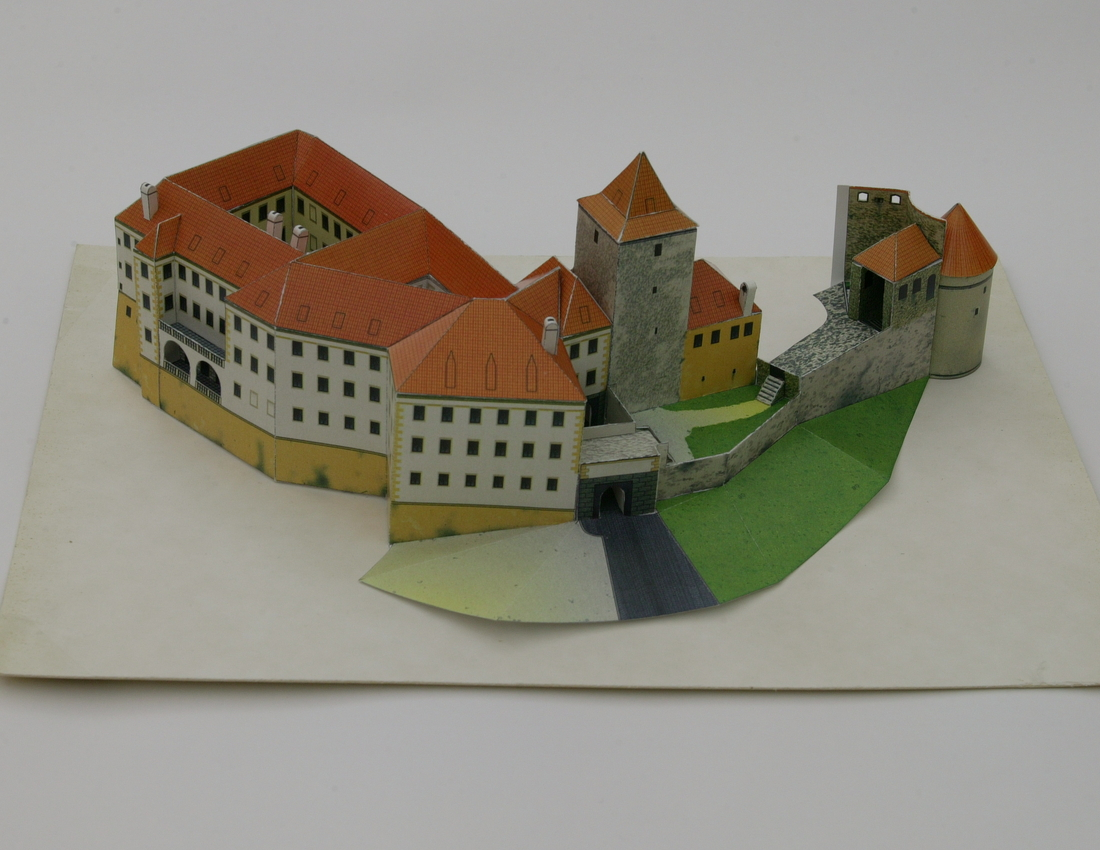
#> input picture 09_metric_reconstruction/daliborka_01.jpg, 1100 x 850 px
$ python hw09a.py
#> lines starting #> are read from the running program, lines starting #| are printed output that depends on the picture
### 09_metric_reconstruction/lib.py
import numpy as np
import itertools
import scipy
import scipy.linalg
import math
import matplotlib.pyplot as plt
import scipy.io as sio

from numpy.linalg import norm, inv


# [16 lines left out: function p3p_polynom, not called in this run]


def u2F_polynom(G1, G2):
    a3 = np.linalg.det(G2)

    a2 = (G2[1, 0] * G2[2, 1] * G1[0, 2]
          - G2[1, 0] * G2[0, 1] * G1[2, 2]
          + G2[0, 0] * G2[1, 1] * G1[2, 2]
          + G2[2, 0] * G1[0, 1] * G2[1, 2]
          + G2[2, 0] * G2[0, 1] * G1[1, 2]
          - G2[0, 0] * G1[2, 1] * G2[1, 2]
          - G2[2, 0] * G1[1, 1] * G2[0, 2]
          - G2[2, 0] * G2[1, 1] * G1[0, 2]
          - G2[0, 0] * G2[2, 1] * G1[1, 2]
          + G1[1, 0] * G2[2, 1] * G2[0, 2]
          + G2[1, 0] * G1[2, 1] * G2[0, 2]
          + G1[2, 0] * G2[0, 1] * G2[1, 2]
          - G1[1, 0] * G2[0, 1] * G2[2, 2]
          - G1[0, 0] * G2[2, 1] * G2[1, 2]
          - G2[1, 0] * G1[0, 1] * G2[2, 2]
          + G2[0, 0] * G1[1, 1] * G2[2, 2]
          + G1[0, 0] * G2[1, 1] * G2[2, 2]
          - G1[2, 0] * G2[1, 1] * G2[0, 2])

    a1 = (G1[0, 0] * G1[1, 1] * G2[2, 2]
          + G1[0, 0] * G2[1, 1] * G1[2, 2]
          + G2[2, 0] * G1[0, 1] * G1[1, 2]
          - G1[1, 0] * G1[0, 1] * G2[2, 2]
          - G2[0, 0] * G1[2, 1] * G1[1, 2]
          - G2[1, 0] * G1[0, 1] * G1[2, 2]
          - G2[2, 0] * G1[1, 1] * G1[0, 2]
          + G2[0, 0] * G1[1, 1] * G1[2, 2]
          + G1[1, 0] * G1[2, 1] * G2[0, 2]
          + G1[1, 0] * G2[2, 1] * G1[0, 2]
          + G1[2, 0] * G2[0, 1] * G1[1, 2]
          - G1[1, 0] * G2[0, 1] * G1[2, 2]
          - G1[2, 0] * G2[1, 1] * G1[0, 2]
          + G2[1, 0] * G1[2, 1] * G1[0, 2]
          - G1[0, 0] * G2[2, 1] * G1[1, 2]
          - G1[2, 0] * G1[1, 1] * G2[0, 2]
          + G1[2, 0] * G1[0, 1] * G2[1, 2]
          - G1[0, 0] * G1[2, 1] * G2[1, 2])

    a0 = np.linalg.det(G1)

    return a3, a2, a1, a0


# [138 lines left out: functions p3p_dverify, p3p_distances, p3p_angles, p3p_RC, not called in this run]


def e2p(X):
    """ Euclidian to projective coordinates:
        if shape (n, m), returns (n + 1, m)
    """
    X = np.asarray(X)
    return np.vstack([X, np.ones(X.shape[1])])


# [6 lines left out: function p2e, not called in this run]


def cvec(x):
    """ Converts to a column vector """
    return np.asarray(x).reshape(-1, 1)


def rvec(x):
    """ Converts to a row vector """
    return np.asarray(x).reshape(-1)


# [121 lines left out: functions plot_csystem, u2H, dist, u2h_optim, x2vp, uXK2RC, not called in this run]

def u2F(x1, x2):
    """ Computes the fundamental matrix using the seven-point algorithm
    from 7 euclidean correspondences x1, x2, measured in two images.

    Parameters
    ----------
    x1 : np.array (2, 7)
        coordinates of the seven correspondences in the first image
    x2 : np.array (2, 7)
        coordinates of the seven correspondences in the second image

    Returns
    -------
    Fs : list of (3, 3) np.array
        fundamental matrices
    """
    u1, v1 = x1
    u2, v2 = x2

    A = np.c_[u2 * u1, u2 * v1, u2, v2 * u1, v2 * v1, v2, u1, v1, np.ones(7)]

    # Solve eq. (12.33)
    G1, G2 = scipy.linalg.null_space(A).T
    G1 = G1.reshape(3, 3)
    G2 = G2.reshape(3, 3)

    # Solve eq. (12.36)
    polynomial = u2F_polynom(G1, G2)
    # a_3 * α^3 + a_2 * α^2 + a_1 * α + a_0 = 0
    alphas = np.roots(polynomial)

    Fs = []

    for alpha in alphas:
        if np.iscomplex(alpha):
            continue
        alpha = np.real(alpha)

        # Eq. (12.34)
        G = G1 + alpha * G2

        if np.linalg.matrix_rank(G) != 2:
            continue

        # Notice that we assumed that G was constructed with a non-zero coefficient at G1.
        # We therefore also need to check G = G2 for a solution.
        if np.allclose(G, G2):
            continue

        Fs.append(G)

    return Fs


def epipolar_errors(u, l):
    """ Computes the epipolar error of points u on lines l.

    Parameters
    ----------
    u : np.array (3, n)
        coordinates of the points
    l : np.array (3, n)
        lines

    Returns
    -------
    np.array (n,)
        epipolar errors
    """
    errors = []
    # TODO vectorize
    for u_i, l_i in zip(u.T, l.T):
        error = abs(u_i @ l_i) / np.sqrt(l_i[0] ** 2 + l_i[1] ** 2)
        errors.append(error)
    return np.array(errors)


def u2F_optimal(u1_all, u2_all, ix):
    u1_selected = u1_all[:, ix]
    u2_selected = u2_all[:, ix]

    u1p_all = e2p(u1_all)
    u2p_all = e2p(u2_all)

    min_max_epipolar_error = np.inf
    indices_best = None
    F_best = None

    for indices in itertools.combinations(range(len(u1_selected[0])), 7):
        indices = np.array(indices)
        u1 = u1_selected[:, indices]
        u2 = u2_selected[:, indices]
        Fs = u2F(u1, u2)

        for F in Fs:
            l2 = F @ u1p_all
            l1 = F.T @ u2p_all

            errors1 = epipolar_errors(u1p_all, l1)
            errors2 = epipolar_errors(u2p_all, l2)

            errors = errors1 + errors2

            max_epipolar_error = np.max(errors)

            if max_epipolar_error < min_max_epipolar_error:
                min_max_epipolar_error = max_epipolar_error
                indices_best = indices
                F_best = F

    return F_best, indices_best


def uK2FeE_optimal(u1_all, u2_all, ix, K):

    K_inv = inv(K)

    u1_selected = u1_all[:, ix]
    u2_selected = u2_all[:, ix]

    u1p_all = e2p(u1_all)
    u2p_all = e2p(u2_all)

    min_max_epipolar_error = np.inf
    indices_best = None
    Fe_best = None
    E_best = None

    # Generate all 7-tuples from the set of 12 correspondences and estimate fundamental matrix F for each of them.
    for indices in itertools.combinations(range(len(u1_selected[0])), 7):
        indices = np.array(indices)
        u1 = u1_selected[:, indices]
        u2 = u2_selected[:, indices]
        Fs = u2F(u1, u2)

        for F in Fs:
            # For each tested F, compute essential matrix E using internal calibration K.
            E = K.T @ F @ K
            U, D, V_T = np.linalg.svd(E)
            E = U @ np.diag([1, 1, 0]) @ V_T

            # Compute fundamental matrix Fe consistent with K from E and K and its epipolar error over all matches.
            Fe = K_inv.T @ E @ K_inv

            l2 = Fe @ u1p_all
            l1 = Fe.T @ u2p_all

            errors1 = epipolar_errors(u1p_all, l1)
            errors2 = epipolar_errors(u2p_all, l2)

            errors = errors1 + errors2

            max_epipolar_error = np.max(errors)

            # Choose such Fe and E that minimize maximal epipolar error over all matches.
            if max_epipolar_error < min_max_epipolar_error:
                min_max_epipolar_error = max_epipolar_error
                indices_best = indices
                Fe_best = Fe
                E_best = E

    return Fe_best, E_best, indices_best


def line_points(a=0, b=0, c=0, xs=[0, 1]):
    if (a == 0 and b == 0):
        raise Exception("both a and b cannot be zero")
    return [(-c / a, x) if b == 0 else (x, (-c - a * x) / b) for x in xs]


def show_epipolar_lines(u, F, ax1, ax2):
    for u1i, u2i in u.T:
        sc = ax2.scatter(u1i, u2i, s=10)
        l = F @ [u1i, u2i, 1]
        ax1.axline(*line_points(*l), color=sc.get_facecolors()[-1])


# [9 lines left out: function create_3d_plot, not called in this run]

### 09_metric_reconstruction/hw09a.py
from lib import *


def plot_errors(u1, u2, F, name):
    u1p = e2p(u1)
    u2p = e2p(u2)

    l2 = F @ u1p
    l1 = F.T @ u2p

    errors1 = epipolar_errors(u1p, l1)
    errors2 = epipolar_errors(u2p, l2)

    plt.plot(errors1, label='image 1')
    plt.plot(errors2, label='image 2')

    plt.xlabel('point index')
    plt.ylabel('epipolar error [px]')
    plt.legend()

    plt.tight_layout()
    plt.savefig(name)
    # plt.show()
    plt.close()


def plot_epipolar_lines(image1, image2, u1, u2, ix, F, name):
    fig, axes = plt.subplots(1, 2)
    ax1, ax2 = axes

    # show images
    ax1.imshow(image1)
    ax2.imshow(image2)

    # show epipolar lines
    show_epipolar_lines(u1[:, ix], F, ax2, ax1)
    show_epipolar_lines(u2[:, ix], F.T, ax1, ax2)

    # set limits
    height, width, _ = image1.shape
    for ax in axes:
        ax.set_ylim(0, height)
        ax.set_xlim(0, width)
        ax.invert_yaxis()

    plt.tight_layout()
    plt.savefig(name)
    # plt.show()
    plt.close()


if __name__ == '__main__':
    #! Part A: Essential matrix

    K = sio.loadmat('K.mat')['K']
#> (reads 09_metric_reconstruction/K.mat from the repository)
    K_inv = inv(K)

    file = sio.loadmat('daliborka_01_23-uu.mat')
#> (reads 09_metric_reconstruction/daliborka_01_23-uu.mat from the repository)
    edges = file['edges'] - 1
    u1 = file['u01']
    u2 = file['u23']
    ix = file['ix'][0] - 1

    image1 = plt.imread('daliborka_01.jpg')
#> image1 is the input picture: shape (850, 1100, 3); mean R, G, B 145.8, 142, 130
    image2 = plt.imread('daliborka_23.jpg')
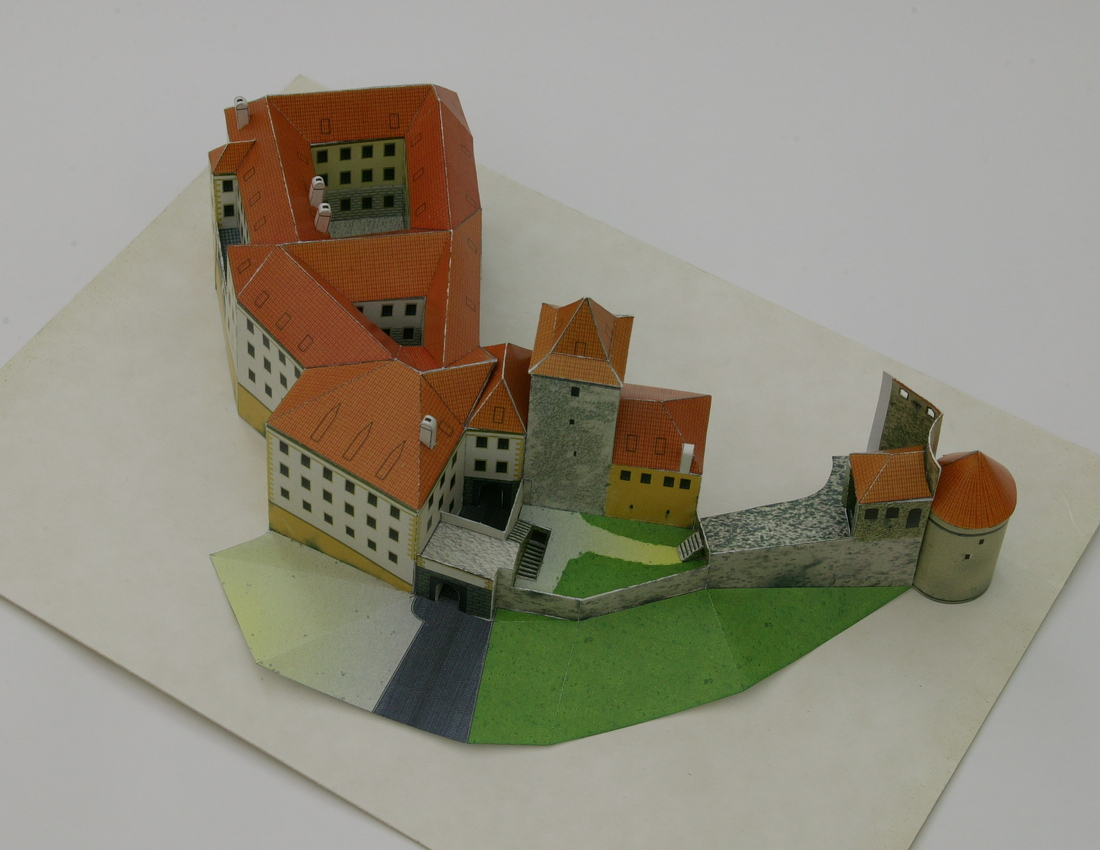
#> input picture 09_metric_reconstruction/daliborka_23.jpg, 1100 x 850 px
#> image2 is the input picture: shape (850, 1100, 3); mean R, G, B 145.9, 141.7, 127.3

    # Find two essential matrices. A possibly bad Ex and the best E

    #! 1.
    # Compute essential matrix Ex using your best fundamental matrix F
    # estimated in HW-08 and internal calibration from HW-04.
    # Compute also the fundamental matrix Fx consistent with K from Ex and K
    F, _ = u2F_optimal(u1, u2, ix)
    Ex = K.T @ F @ K
    U, D, V_T = np.linalg.svd(Ex)
    Ex = U @ np.diag([1, 1, 0]) @ V_T
    Fx = K_inv.T @ Ex @ K_inv

    #! 2.
    # Draw the 12 corresponding points IX (from HW-08) in different colour in the two images.
    # Using Fx, compute the corresponding epipolar lines and draw them into the images in corresponding colours.
    # Export as 09_egx.pdf.
    plot_epipolar_lines(image1, image2, u1, u2, ix, Fx, '09_egx.pdf')
#> in plot_epipolar_lines, `plt.savefig(name)`:
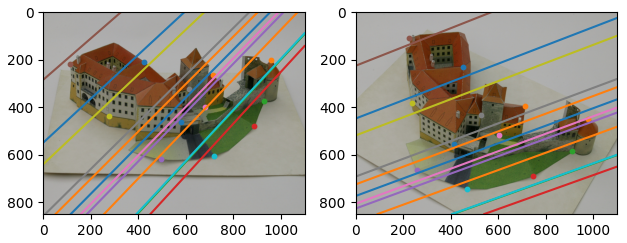
#> figure drawn by matplotlib, 2 panels

    #! 3.
    # Draw graphs of epipolar errors d1_i and d2_i w.r.t Fx for all points.
    # Draw both graphs into single figure (different colours) and export as 09_errorsx.pdf.
    plot_errors(u1, u2, Fx, '09_errorsx.pdf')
#> in plot_errors, `plt.savefig(name)`:
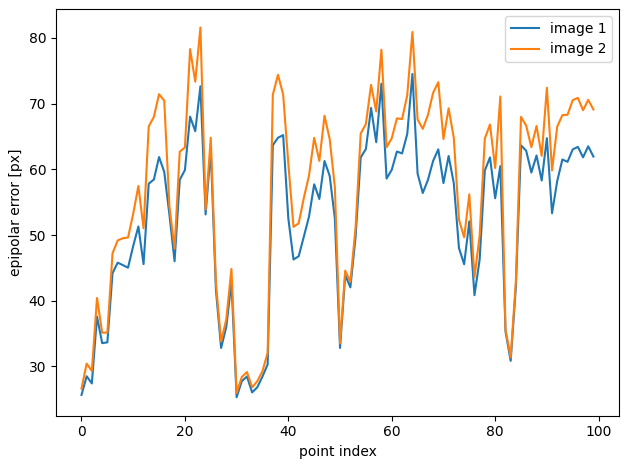
#> figure drawn by matplotlib, 1 panel; curve peaks at x = 64, y = 74.53; curve peaks at x = 23, y = 81.6

    #! 4.
    # Find essential matrix E by minimizing the maximum epipolar error
    # of the respective fundamental matrix Fe consistent with K using the same correspondences
    Fe, E, indices_best = uK2FeE_optimal(u1, u2, ix, K)

    #! 5.
    # Draw the 12 corresponding points in different colour in the two images.
    # Using Fe, compute the corresponding epipolar lines and draw them into the images in corresponding colours.
    # Export as 09_eg.pdf.
    plot_epipolar_lines(image1, image2, u1, u2, ix, Fe, '09_eg.pdf')
#> call 2 of plot_epipolar_lines, with u1 = array of shape (2, 100), u2 = array of shape (2, 100), ix = array of shape (12,), F = array of shape (3, 3), name = '09_eg.pdf'
#> in plot_epipolar_lines (call 2), `plt.savefig(name)`:
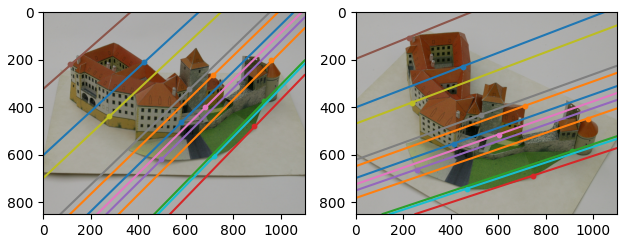
#> figure drawn by matplotlib, 2 panels

    #! 6.
    # Draw graphs of epipolar errors d1_i and d2_i w.r.t Fe for all points.
    # Draw both graphs into single figure (different colours) and export as 09_errors.pdf.
    plot_errors(u1, u2, Fe, '09_errors.pdf')
#> call 2 of plot_errors, with u1 = array of shape (2, 100), u2 = array of shape (2, 100), F = array of shape (3, 3), name = '09_errors.pdf'
#> in plot_errors (call 2), `plt.savefig(name)`:
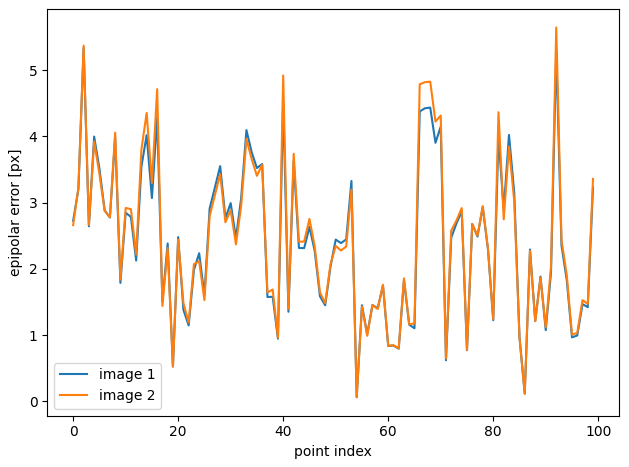
#> figure drawn by matplotlib, 1 panel; curve peaks at x = 2, y = 5.33; curve peaks at x = 92, y = 5.64

    #! 7.
    # Save F, Ex, Fx, E, Fe and u1, u2, point_sel_e (indices of seven points used for computing Fe) as 09a_data.mat.
    sio.savemat('09a_data.mat', {
        'F': F,
        'Ex': Ex,
        'Fx': Fx,
        'E': E,
        'Fe': Fe,
        'u1': u1,
        'u2': u2,
        'point_sel_e': ix[indices_best]
    })
